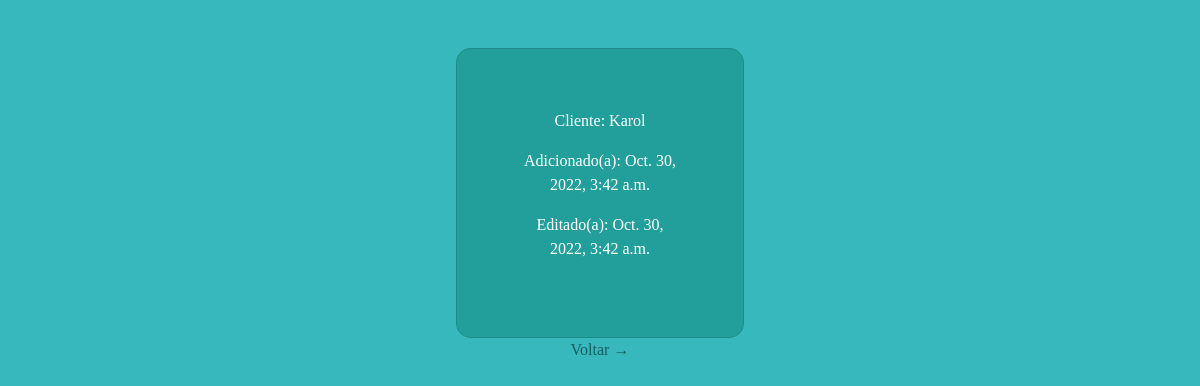
Page /client/6/ (signed in) on the committed database.
### base/models.py (models this page shows)
class Patient(models.Model):
  name = models.CharField(max_length=200)
  phone = models.CharField(max_length=11)
  cep = models.CharField(max_length=8)
  address = models.CharField(max_length=200)
  number = models.CharField(max_length=4)
  city = models.CharField(max_length=50)
  state = models.CharField(max_length=2)
  country = models.CharField(max_length=50)
  created_at = models.DateTimeField(auto_now_add=True)
  edited = models.DateTimeField(auto_now=True)
  def __str__(self):
    return '{}'.format(self.name)

### base/views.py (the view)
# urls.py: path('client/<int:pk>/', ClientDetail.as_view(), name='client'),
class ClientDetail(LoginRequiredMixin, DetailView):
  template_name = 'clinicMedicalSys/client_detail.html'
  context_object_name = 'client'
  model = Patient

### base/templates/clinicMedicalSys/client_detail.html (shortened to what this page needs)
{% extends 'clinicMedicalSys/base.html' %}
{% load static %}
{% block content %}
<div class="card" style="width: 18rem;" id="detail-card">
  <div class="card-body">
    <p>Cliente: {{client}}</p>
    <p>Adicionado(a): {{client.created_at}}</p>
    <p>Editado(a): {{client.edited}}</p>
  </div>
</div>
<a href="{% url 'PatientsList' %}">Voltar</a>
{% endblock %}

### base/templates/clinicMedicalSys/base.html (style rules this page uses)
body { background-color: #37b8bd; color: rgba(255, 255, 255, 1); border-color: rgba(255, 255, 255, 0.7); font-family: 'Mazzard H'; }

### base/templates/clinicMedicalSys/client_detail.html (style rules this page uses)
#detail-card { background-color: #11887e85; padding: 40px; border-radius: 15px; }
a { color: rgba(0, 0, 0, 0.507); text-decoration: none; }
a::after { content: " →"; }

### rows in the picture
Patient: name "Karol", created_at "Oct. 30, 2022, 3:42 a.m.", edited "Oct. 30, 2022, 3:42 a.m."
